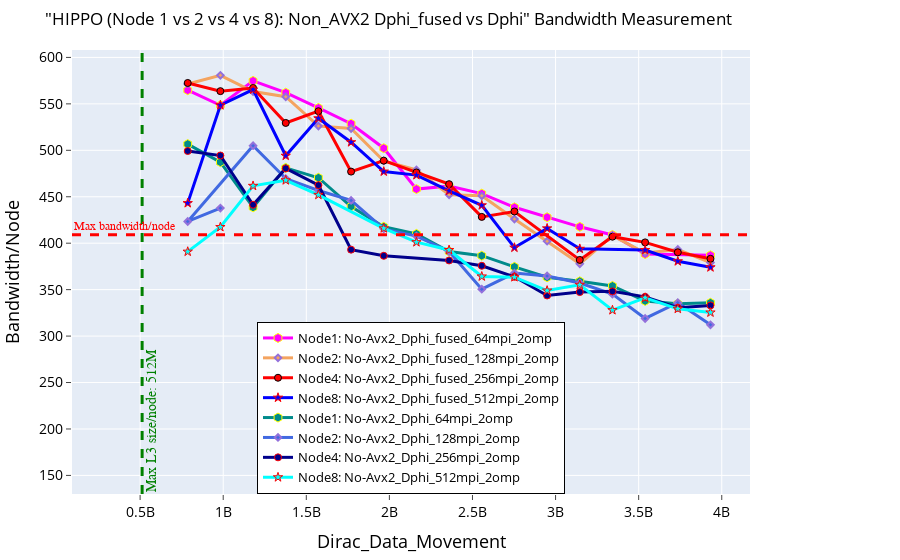

Notebook cell for this chart:
### Markdown cell above
# Bandwidth Measurement

### Code cell
fig = go.Figure() 

# MACRO Fused Case
fig.add_trace(go.Scatter(x=(dfn1MacFusProb_64mpi_2omp.Dirc_Data_Mov*(dfn1MacFusProb_64mpi_2omp.MPI_size)), 
                         y=(dfn1MacFusProb_64mpi_2omp.BAND*(dfn1MacFusProb_64mpi_2omp.MPI_size)), 
                         mode='lines+markers', 
                         name='Node1: No-Avx2_Dphi_fused_64mpi_2omp',
                         line=dict(color='magenta',width=3),
                         marker=dict(symbol='hexagon',size=9, line=dict(color='yellow',width=1))))

fig.add_trace(go.Scatter(x=(dfn2MacFusProb_128mpi_2omp.Dirc_Data_Mov*(dfn2MacFusProb_128mpi_2omp.MPI_size/2)), 
                         y=(dfn2MacFusProb_128mpi_2omp.BAND*(dfn2MacFusProb_128mpi_2omp.MPI_size/2)), 
                         mode='lines+markers', 
                         name='Node2: No-Avx2_Dphi_fused_128mpi_2omp',
                         line=dict(color='sandybrown',width=3),
                         marker=dict(symbol='diamond',size=5,line=dict(color='MediumPurple',width=2))))


fig.add_trace(go.Scatter(x=(dfn4MacFusProb_256mpi_2omp.Dirc_Data_Mov*(dfn4MacFusProb_256mpi_2omp.MPI_size/4)), 
                         y=(dfn4MacFusProb_256mpi_2omp.BAND*(dfn4MacFusProb_256mpi_2omp.MPI_size/4)), 
                         mode='lines+markers', 
                         name='Node4: No-Avx2_Dphi_fused_256mpi_2omp',
                         line=dict(color='red',width=3),
                         marker=dict(symbol='circle',size=7, line=dict(color='black',width=1))))

fig.add_trace(go.Scatter(x=(dfn8MacFusProb_512mpi_2omp.Dirc_Data_Mov*(dfn8MacFusProb_512mpi_2omp.MPI_size/8)), 
                         y=(dfn8MacFusProb_512mpi_2omp.BAND*(dfn8MacFusProb_512mpi_2omp.MPI_size/8)), 
                         mode='lines+markers', 
                         name='Node8: No-Avx2_Dphi_fused_512mpi_2omp',
                         line=dict(color='blue',width=3),
                         marker=dict(symbol='star',size=7, line=dict(color='red',width=1))))




# MACRO Non_fused Case
fig.add_trace(go.Scatter(x=(dfn1MacNonFusNonProb_64mpi_2omp.Dirc_Data_Mov*(dfn1MacNonFusNonProb_64mpi_2omp.MPI_size)), 
                         y=(dfn1MacNonFusNonProb_64mpi_2omp.BAND*(dfn1MacNonFusNonProb_64mpi_2omp.MPI_size)), 
                         mode='lines+markers', 
                         name='Node1: No-Avx2_Dphi_64mpi_2omp',
                         line=dict(color='darkcyan',width=3),
                         marker=dict(symbol='hexagon',size=9, line=dict(color='yellow',width=1))))

fig.add_trace(go.Scatter(x=(dfn2MacNonFusNonProb_128mpi_2omp.Dirc_Data_Mov*(dfn2MacNonFusNonProb_128mpi_2omp.MPI_size/2)), 
                         y=(dfn2MacNonFusNonProb_128mpi_2omp.BAND*(dfn2MacNonFusNonProb_128mpi_2omp.MPI_size/2)), 
                         mode='lines+markers', 
                         name='Node2: No-Avx2_Dphi_128mpi_2omp',
                         line=dict(color='royalblue',width=3),
                         marker=dict(symbol='diamond',size=5,line=dict(color='MediumPurple',width=2))))

fig.add_trace(go.Scatter(x=(dfn4MacNonFusProb_256mpi_2omp.Dirc_Data_Mov*(dfn4MacNonFusProb_256mpi_2omp.MPI_size/4)), 
                         y=(dfn4MacNonFusProb_256mpi_2omp.BAND*(dfn4MacNonFusProb_256mpi_2omp.MPI_size/4)), 
                         mode='lines+markers', 
                         name='Node4: No-Avx2_Dphi_256mpi_2omp',
                         line=dict(color='darkblue',width=3),
                         marker=dict(symbol='circle',size=7, line=dict(color='red',width=1))))

fig.add_trace(go.Scatter(x=(dfn8MacNonFusNonProb_512mpi_2omp.Dirc_Data_Mov*(dfn8MacNonFusNonProb_512mpi_2omp.MPI_size/8)), 
                         y=(dfn8MacNonFusNonProb_512mpi_2omp.BAND*(dfn8MacNonFusNonProb_512mpi_2omp.MPI_size/8)), 
                         mode='lines+markers', 
                         name='Node8: No-Avx2_Dphi_512mpi_2omp',
                         line=dict(color='cyan',width=3),
                         marker=dict(symbol='star',size=7, line=dict(color='red',width=1))))




# Adding a vertical line
fig.add_vline(x=512e6, line_width=3, line_dash="dash", line_color="green")
fig.add_hline(y=409, line_width=3, line_dash="dash", line_color="red")

# Add annotation
fig.add_annotation(
    x=512e6,
    y=130,
    text='Max L3 size/node: 512M',
    xanchor='left',  # Anchor the text to the left side of the annotation point
    yanchor='bottom',
    showarrow=False,
    arrowhead=1,
    arrowsize=1,
    arrowwidth=2,
    arrowcolor="#636363",
    ax=-60,  # Move the text 60 units to the left
    ay=-30,
    font=dict(size=14, color="green", family="Sans Serif"),
    align="left",
    textangle=-90,  # Rotate the text 90 degrees counter-clockwise
)


fig.add_annotation(
    x='409e6'
    , y=410
    , text=f'Max bandwidth/node'
    , yanchor='bottom'
    , showarrow=False
    , arrowhead=1
    , arrowsize=1
    , arrowwidth=2
    , arrowcolor="#636363"
    , ax=-20
    , ay=-30
    , font=dict(size=12, color="red", family="Sans Serif")
    , align="left"
    ,)




fig.update_layout(
    title=dict(text='"HIPPO (Node 1 vs 2 vs 4 vs 8): Non_AVX2 Dphi_fused vs Dphi" Bandwidth Measurement',
               font=dict(color="black",size=17)),  # Set title text color to black
    xaxis_title=dict(text='Dirac_Data_Movement', font=dict(color="black",size=18)), 
    yaxis_title=dict(text='Bandwidth/Node', font=dict(color="black",size=18)), 
    xaxis=dict(ticks="outside", tickfont=dict(color="black",size=14)),  # Set font color for x-axis ticks
    yaxis=dict(ticks="outside", tickfont=dict(color="black",size=14)),  # Set font color for y-axis ticks
#     legend=go.layout.Legend(bordercolor="black", borderwidth=1, x=1, xanchor="right", y=1, yanchor="top",
#                             font=dict(color="black")),  # Set legend text color to black
    legend=go.layout.Legend(bordercolor="black", borderwidth=1, x=0.5, xanchor="center", y=0, yanchor="bottom", font=dict(color="black",size=13)),
    margin=dict(l=50, r=150, t=50, b=50)  # Adjust the left and right margins
)

### Figure 1 — Plotly figure (JSON) as saved in the notebook; plotly's stock layout.template omitted (floating-point values rounded to 4 significant figures)
{"data": [{"line": {"color": "magenta", "width": 3}, "marker": {"line": {"color": "yellow", "width": 1}, "size": 9, "symbol": "hexagon"}, "mode": "lines+markers", "name": "Node1: No-Avx2_Dphi_fused_64mpi_2omp", "type": "scatter", "x": [786432000, 983040000, 1179648000, 1376256000, 1572864000, 1769472000, 1966080000, 2162688000, 2359296000, 2555904000, 2752512000, 2949120000, 3145728000, 3342336000, 3538944000, 3932160000], "y": [564.7, 548.5, 574.8, 562.0, 545.6, 528.6, 502.3, 458.3, 461.6, 453.4, 438.6, 428.0, 417.6, 408.8, 388.3, 387.0]}, {"line": {"color": "sandybrown", "width": 3}, "marker": {"line": {"color": "MediumPurple", "width": 2}, "size": 5, "symbol": "diamond"}, "mode": "lines+markers", "name": "Node2: No-Avx2_Dphi_fused_128mpi_2omp", "type": "scatter", "x": [786432000, 983040000, 1179648000, 1376256000, 1572864000, 1769472000, 1966080000, 2162688000, 2359296000, 2555904000, 2752512000, 2949120000, 3145728000, 3342336000, 3538944000, 3735552000, 3932160000], "y": [571.4, 580.7, 563.2, 557.7, 526.2, 523.4, 488.5, 478.9, 452.1, 451.0, 426.0, 402.2, 377.8, 408.2, 389.5, 393.2, 379.1]}, {"line": {"color": "red", "width": 3}, "marker": {"line": {"color": "black", "width": 1}, "size": 7, "symbol": "circle"}, "mode": "lines+markers", "name": "Node4: No-Avx2_Dphi_fused_256mpi_2omp", "type": "scatter", "x": [786432000, 983040000, 1179648000, 1376256000, 1572864000, 1769472000, 1966080000, 2162688000, 2359296000, 2555904000, 2752512000, 3145728000, 3342336000, 3538944000, 3735552000, 3932160000], "y": [572.5, 563.7, 567.1, 529.4, 542.1, 477.0, 488.9, 476.1, 463.6, 428.3, 434.1, 382.0, 407.0, 400.9, 390.2, 383.2]}, {"line": {"color": "blue", "width": 3}, "marker": {"line": {"color": "red", "width": 1}, "size": 7, "symbol": "star"}, "mode": "lines+markers", "name": "Node8: No-Avx2_Dphi_fused_512mpi_2omp", "type": "scatter", "x": [786432000, 983040000, 1179648000, 1376256000, 1572864000, 1769472000, 1966080000, 2162688000, 2359296000, 2555904000, 2752512000, 2949120000, 3145728000, 3538944000, 3735552000, 3932160000], "y": [443.1, 548.5, 565.4, 494.1, 534.4, 508.7, 477.1, 473.3, 456.4, 440.8, 395.2, 415.9, 394.0, 392.6, 380.5, 374.0]}, {"line": {"color": "darkcyan", "width": 3}, "marker": {"line": {"color": "yellow", "width": 1}, "size": 9, "symbol": "hexagon"}, "mode": "lines+markers", "name": "Node1: No-Avx2_Dphi_64mpi_2omp", "type": "scatter", "x": [786432000, 983040000, 1179648000, 1376256000, 1572864000, 1769472000, 1966080000, 2162688000, 2359296000, 2555904000, 2752512000, 2949120000, 3145728000, 3342336000, 3538944000, 3735552000, 3932160000], "y": [506.7, 487.2, 438.6, 481.1, 470.5, 439.5, 417.7, 410.0, 391.1, 386.5, 374.5, 363.4, 358.9, 354.0, 337.9, 334.8, 335.9]}, {"line": {"color": "royalblue", "width": 3}, "marker": {"line": {"color": "MediumPurple", "width": 2}, "size": 5, "symbol": "diamond"}, "mode": "lines+markers", "name": "Node2: No-Avx2_Dphi_128mpi_2omp", "type": "scatter", "x": [983040000, 786432000, 1179648000, 1376256000, 1572864000, 1769472000, 1966080000, 2162688000, 2359296000, 2555904000, 2752512000, 2949120000, 3145728000, 3342336000, 3538944000, 3735552000, 3932160000], "y": [437.8, 423.4, 505.0, 469.6, 456.7, 446.0, 415.4, 407.6, 391.1, 350.5, 367.8, 364.8, 357.1, 345.1, 319.0, 335.9, 312.1]}, {"line": {"color": "darkblue", "width": 3}, "marker": {"line": {"color": "red", "width": 1}, "size": 7, "symbol": "circle"}, "mode": "lines+markers", "name": "Node4: No-Avx2_Dphi_256mpi_2omp", "type": "scatter", "x": [786432000, 983040000, 1179648000, 1376256000, 1572864000, 1769472000, 1966080000, 2359296000, 2555904000, 2752512000, 2949120000, 3145728000, 3342336000, 3538944000, 3735552000, 3932160000], "y": [499.3, 494.4, 441.4, 480.5, 462.5, 393.1, 386.4, 381.4, 375.7, 363.9, 343.7, 347.4, 348.1, 342.2, 330.5, 333.0]}, {"line": {"color": "cyan", "width": 3}, "marker": {"line": {"color": "red", "width": 1}, "size": 7, "symbol": "star"}, "mode": "lines+markers", "name": "Node8: No-Avx2_Dphi_512mpi_2omp", "type": "scatter", "x": [786432000, 983040000, 1179648000, 1376256000, 1572864000, 1966080000, 2162688000, 2359296000, 2555904000, 2752512000, 2949120000, 3145728000, 3342336000, 3538944000, 3735552000, 3932160000], "y": [390.9, 417.4, 461.7, 467.8, 452.0, 416.0, 401.1, 392.7, 364.2, 363.4, 349.0, 355.2, 327.9, 341.3, 329.4, 325.4]}], "layout": {"annotations": [{"align": "left", "arrowcolor": "#636363", "arrowhead": 1, "arrowsize": 1, "arrowwidth": 2, "ax": -60, "ay": -30, "font": {"color": "green", "family": "Sans Serif", "size": 14}, "showarrow": false, "text": "Max L3 size/node: 512M", "textangle": -90, "x": 512000000, "xanchor": "left", "y": 130, "yanchor": "bottom"}, {"align": "left", "arrowcolor": "#636363", "arrowhead": 1, "arrowsize": 1, "arrowwidth": 2, "ax": -20, "ay": -30, "font": {"color": "red", "family": "Sans Serif", "size": 12}, "showarrow": false, "text": "Max bandwidth/node", "x": "409e6", "y": 410, "yanchor": "bottom"}], "legend": {"bordercolor": "black", "borderwidth": 1, "font": {"color": "black", "size": 13}, "x": 0.5, "xanchor": "center", "y": 0, "yanchor": "bottom"}, "margin": {"b": 50, "l": 50, "r": 150, "t": 50}, "shapes": [{"line": {"color": "green", "dash": "dash", "width": 3}, "type": "line", "x0": 512000000, "x1": 512000000, "xref": "x", "y0": 0, "y1": 1, "yref": "y domain"}, {"line": {"color": "red", "dash": "dash", "width": 3}, "type": "line", "x0": 0, "x1": 1, "xref": "x domain", "y0": 409, "y1": 409, "yref": "y"}], "title": {"font": {"color": "black", "size": 17}, "text": "\"HIPPO (Node 1 vs 2 vs 4 vs 8): Non_AVX2 Dphi_fused vs Dphi\" Bandwidth Measurement"}, "xaxis": {"tickfont": {"color": "black", "size": 14}, "ticks": "outside", "title": {"font": {"color": "black", "size": 18}, "text": "Dirac_Data_Movement"}}, "yaxis": {"tickfont": {"color": "black", "size": 14}, "ticks": "outside", "title": {"font": {"color": "black", "size": 18}, "text": "Bandwidth/Node"}}}}
